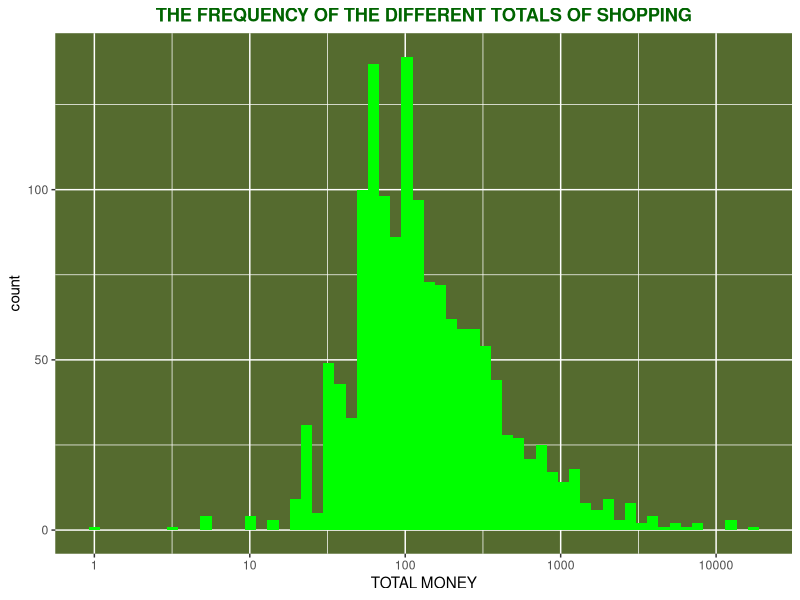
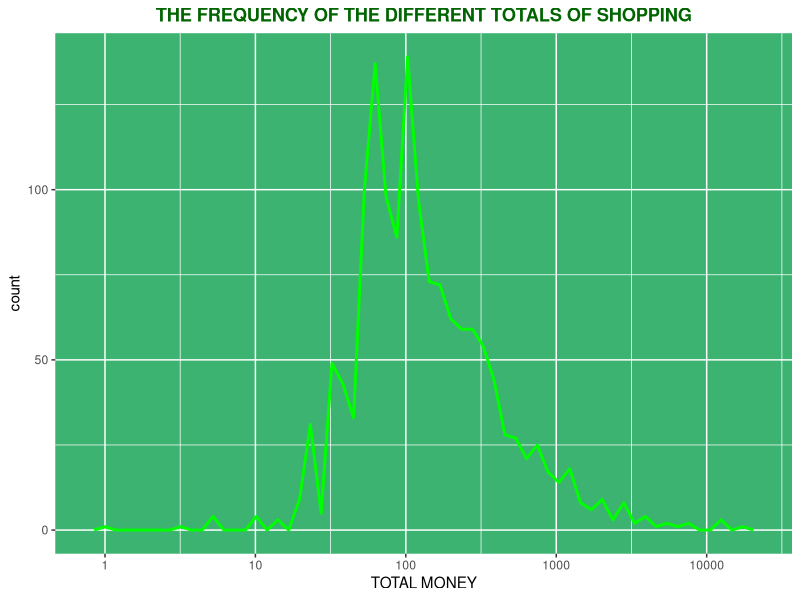
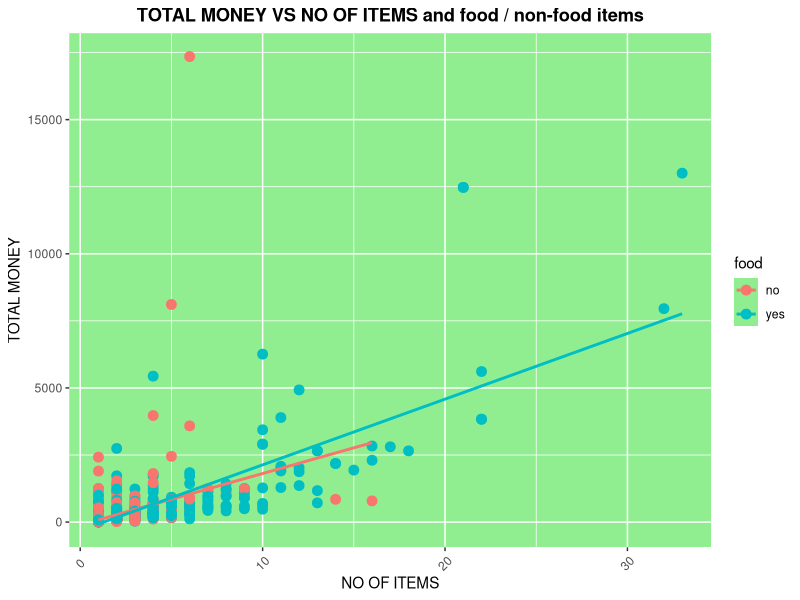
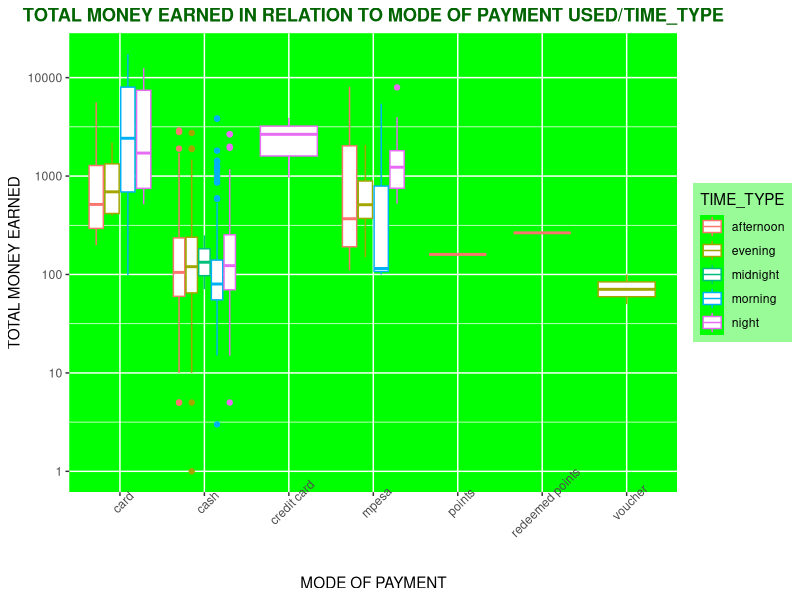
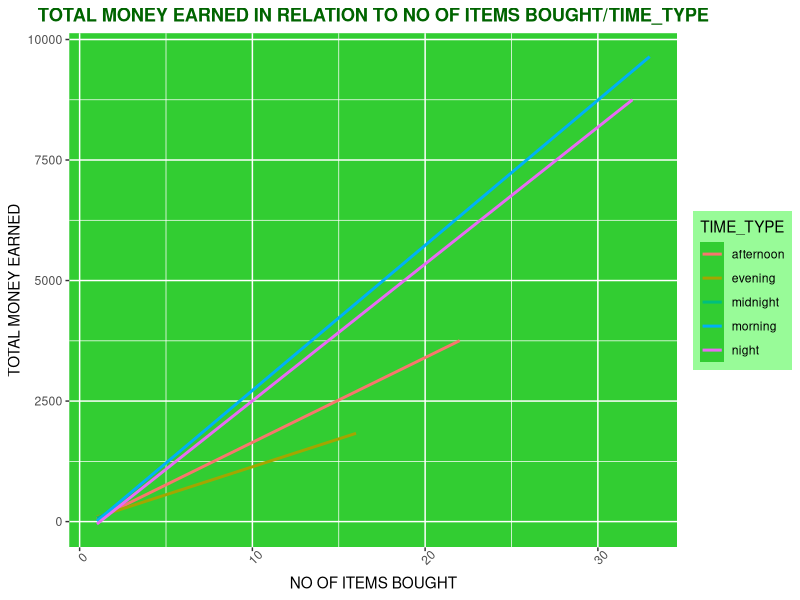
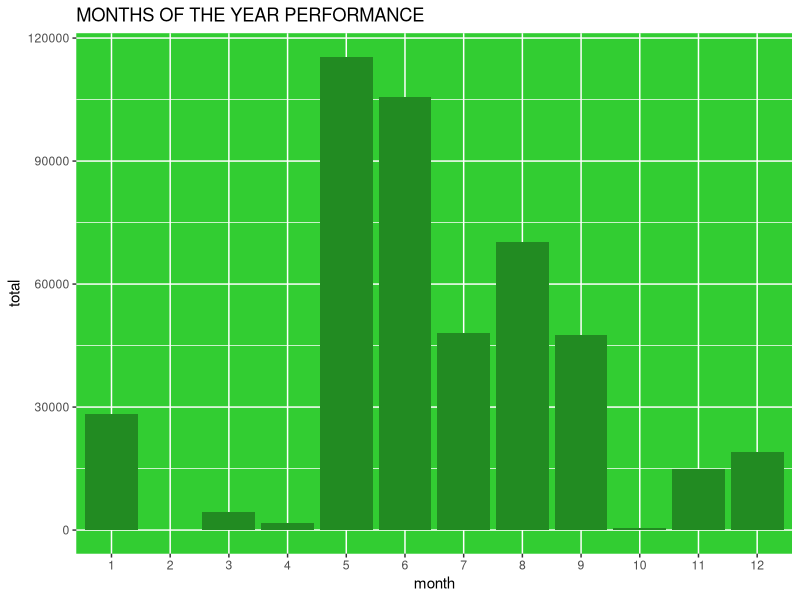
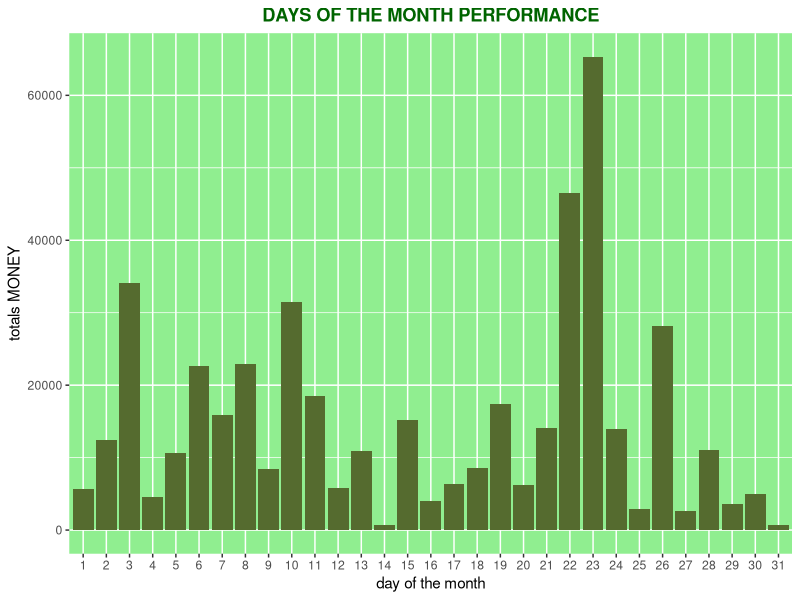
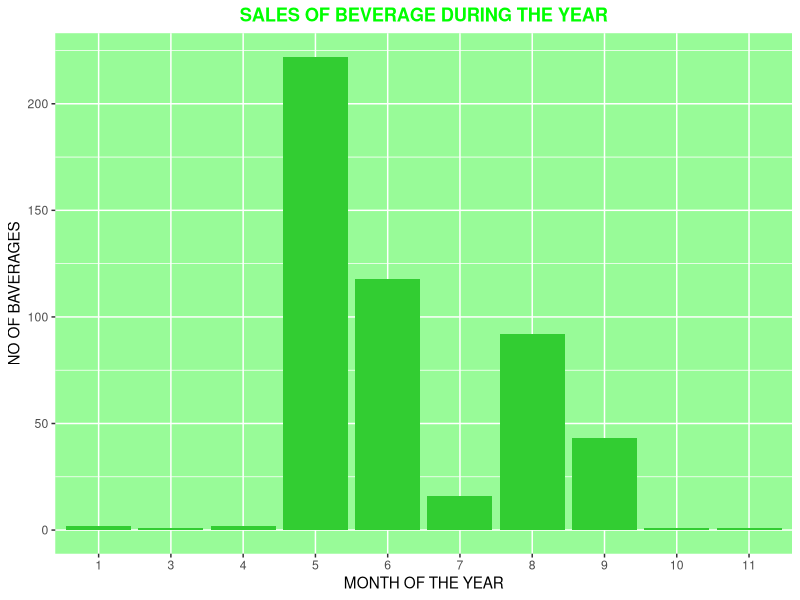

Source code (R) for these figures, in order:
## ---- chunk 1
knitr::opts_chunk$set(echo = TRUE)
## ---- chunk 2



library(tidyverse)
library(ggplot2)
library(gganimate)
## ---- chunk 3



SUPERMARKET <- read.csv("Supermarket Dataset.csv",stringsAsFactors = F)
## ---- chunk 4
SUPERMARKET[296,"date"] <- "27/06/17"
SUPERMARKET[297,"date"]
#-----------------------
index <- which(SUPERMARKET$date =="28-06-17")
SUPERMARKET[index,"date"] <- "28/06/17"
#-----------------------
which(SUPERMARKET$date == "17?06")
table(SUPERMARKET$date)

#separating columns date   and time
SUPERMARKET <- SUPERMARKET%>% separate(col=date ,into = c("day","month","year"),sep = "/")
SUPERMARKET <- SUPERMARKET%>% separate(col=time ,into = c("hour","minute"),sep = ":")
## ---- chunk 5
table(SUPERMARKET$day)

index <- which(SUPERMARKET$day =="17?06" |SUPERMARKET$day =="2305")
SUPERMARKET <- SUPERMARKET[-c(768),]
  
## ---- chunk 6



supermarket_performance <- SUPERMARKET%>%
  select(total,supermarket)%>%
  group_by(supermarket)%>%
  summarise(total = sum(total)) %>% 
  arrange(desc(total))
#It has been noted above that NAKUMATT SUPERMARKETS ARE THE BEST IN FINANCIAL PERFOMANCE.
#However kassmart supermarkets and foodplus lugs behind in the performance list.
## ---- chunk 7



LOCATION_PERFORMANCE<- SUPERMARKET%>%
  select(total,location,supermarket)%>%
  group_by(location)%>%
  summarise(total = sum(total))%>%
  arrange(desc(total))
#Location performance analysis proofs that
#supermarket business in the cbd is the best.
#However karasha  location and kericho town  location  have the worst business performance.
## ---- chunk 8


mode_of_PAYMENT_PERFORMANCE <- SUPERMARKET%>%
  select(total,type,supermarket)%>%
  group_by(type)%>%
  summarise(total = sum(total)) %>%
  arrange(desc(total))
#From the above mode of payment analysis its crear that most customers still
#prefer cash payments.Payments using the voucher is
#the most unpopular mode of payment.
## ---- chunk 9


 
DAYS_OF_THE_MONTH_PERFORMANCE <-SUPERMARKET%>%
  select(total,day,month, supermarket)%>%
  group_by(day)%>%
  summarise(total = sum(total)) %>% 
  ungroup() %>%
  mutate(day = as.integer(day))%>%
  group_by(day) %>%
  filter(!day == 	2305)%>%
  summarise(total = sum(total)) %>%
  arrange(desc(total))
  na.omit
   


#With the proof of the above analysis its noted that sales
#are optimum on the 23 rd day of the month and then decrease towards
#the mid-month of of the succeding month.
## ---- chunk 10



PERFORMANCE_PER_MONTHS_OF_THE_YEAR <- SUPERMARKET%>%
  select(total,month,supermarket)%>%
  mutate(month = as.integer(month))%>%
  group_by(month)%>%
  summarise(total = sum(total)) %>%
  filter(!month == 2017)%>%
arrange(desc(total))
  
#From the above months of the year  financial analysis it can be induced that  best performing
#month is month ,may with  a total value of sales being  of 114102.90 ,while month feb
#is the worst performing month with
#a total value of sales being 90.00 .

## ---- chunk 11



DAY_TYPE_performance <- SUPERMARKET%>%
  select(total,day_type)%>%
  group_by(day_type)%>%
  summarise(meantotal=  mean(total))%>%
arrange(desc(meantotal))
#On average weekends supermarkets seemed to be performing better than on weekdays.
#This suggests that many customers shop during weekends.
## ---- chunk 12



supermarkets_OPEN_24_HR_VS_NOT <- SUPERMARKET%>%
  select(total,open_24_hr,supermarket)%>%
  group_by(open_24_hr)%>%
  summarise(count= n())%>%
arrange(desc(count))
supermarket_OPEN_24_HR_performance <- SUPERMARKET%>%
  select(total,open_24_hr)%>%
  filter(open_24_hr=="yes")%>%
  group_by(open_24_hr)%>%
  summarise(mean=mean(total))%>%
arrange(desc(mean))
supermarket_not_OPEN_24_HR_performance <- SUPERMARKET%>%
    select(total,open_24_hr)%>%
    filter(open_24_hr=="no")%>%
    group_by(open_24_hr)%>%
    summarise(mean=mean(total))%>%
arrange(desc(mean))
#In the above analysis it is proved that the number non-24-hr supermarkets is greater than the 
#number of 24-hr-supermarkets.
#Moreover the average performance of non-24-hr supermarkets is better than the one
#for 24-hr-based supermarkets.
## ---- chunk 13



BOUGHT_FOOD <- SUPERMARKET%>%
  select(total,food,location,supermarket)%>%
  filter(food=="yes")%>%
  group_by(location)%>%
  summarise(count= n())%>%
arrange(desc(count))
#It was noted that food sales were highest in the cbd location with a total sales
#transactions being 349.
## ---- chunk 14



BOUGHT_FOOD_AND_SNACK <- SUPERMARKET%>%
  select(total,food,snack,location,supermarket)%>%
  filter(food=="yes",snack=="yes")%>%
  group_by(location)%>%
  summarise(count= n())%>%
  arrange(desc(count))
#It was noted,from the above analysis that food and snacks combination sales were best in the 
#cbd location with a total number of  the transactions being 82.
## ---- chunk 15



BOUGHT_FOOD_AND_SNACK_AND_BEVERAGE <- SUPERMARKET%>%
  select(total,food,snack,beverage,location,supermarket)%>%
  filter(food=="yes",snack=="yes",beverage=="yes")%>%
  group_by(location)%>%
  summarise(count= n())%>%
  arrange(desc(count))
#From the above analysis it was clear that the food and snack and beverage (together) transactions
#were most in the cbd location with a total number of transactions being 31.
## ---- chunk 16



BOUGHT_BEVERAGE_and_snacks <- SUPERMARKET%>%
  select(total,food,beverage,snack,location,supermarket)%>%
  filter(beverage=="yes",snack=="yes")%>%
  group_by(location)%>%
  summarise(count= n())%>%
  arrange(desc(count))
#It was noted,from the above analysis that beverages and snacks combination (together) sales were best in the 
#cbd location with a total number of  the transactions being 81.

## ---- chunk 17



BOUGHT_SNACK <- SUPERMARKET%>%
  select(total,food,snack,location,supermarket)%>%
  filter(snack=="yes")%>%
  group_by(location)%>%
  summarise(count= n())%>%
  arrange(desc(count))
#It was noted,from the above analysis that  consumables sales were best in the 
#cbd location with a total number of  the transactions being 288.



## ---- chunk 18



BOUGHT_BEVERAGE <- SUPERMARKET%>%
  select(total,month,beverage,location)%>%
  filter(beverage=="yes")%>%
  mutate(month=as.integer(month))%>%
  group_by(location,month)%>%
  summarise(count= n())%>%
  arrange(desc(count))
#THE above beverage sales analysis proved that beverage business was best in the cbd location
#with beverage total transactions being 289.
## ---- chunk 19


BOUGHT_consumables <- SUPERMARKET%>%
  select(total,food,consumables,location,supermarket)%>%
  filter(consumables  =="yes")%>%
  group_by(location)%>%
  summarise(count= n())%>%
  arrange(desc(count))
#It was noted,from the above analysis that  snacks sales were best in the 
#cbd location with  a total number of  179 consumables transactions 
#followed by ongata rongai location then third donholm 
#location .
## ---- chunk 20



MALLS_VS_NONMALLS_PERFORMANCE <- SUPERMARKET%>%
  select(total,mall,supermarket)%>%
  group_by(mall)%>%
  summarise(mean=mean(total))%>%
  arrange(desc(mean))
#From the above analysis it has been noted that supermarket
#in malls perform better than those in the open market.
## ---- chunk 21



NO_OF_MALLS_IN_A_LOCATION<- SUPERMARKET%>%
  select(mall,total,location)%>%
  filter(mall=="yes")%>%
  group_by(location)%>%
  summarise (count= n())%>%
  arrange(desc(count))

## ---- chunk 22



YEAR<- SUPERMARKET%>%
select(year,month,total)%>%
  mutate(month = as.integer(month))%>%
group_by(year,month)%>%
summarise (total = sum(total))%>%
arrange(desc(total))%>% na.omit()
YEAR
str(YEAR$year)

index <- which(YEAR$year == "201"|YEAR$year == "2013"|YEAR$year == "2015"|
        YEAR$year == "2016")
index <- as.vector(index)

YEAR[index,1] <-  "2017"
YEAR[c(12,19,24,25,26,27,28,29,30,32,33),1] <-  "2018"


YEAR <- YEAR %>% group_by(year, month) %>% summarise(total = sum(total))
## ---- chunk 23
ggplot(SUPERMARKET,aes(x=total ))+
   geom_histogram(position="identity",bins=60,fill = "green")+
   scale_x_log10()+
   labs(title = "THE FREQUENCY OF THE DIFFERENT TOTALS OF SHOPPING",x="TOTAL MONEY",y="count")+
   theme(panel.background =element_rect(fill="darkolivegreen"))+
   theme(plot.title  = element_text(colour ="darkgreen",face = "bold",hjust = 0.5))
  
# scale_fill_manual(values = c("green","light green"))
 
## ---- chunk 24


ggplot(SUPERMARKET,aes(x=total ))+
   geom_freqpoly(size=1,position="identity",bins=60,col="green")+
   scale_x_log10()+
   labs(title = "THE FREQUENCY OF THE DIFFERENT TOTALS OF SHOPPING",x="TOTAL MONEY",y="count")+
   theme(panel.background =element_rect(fill="mediumseagreen"))+
   theme(plot.title  = element_text(colour ="darkgreen",face = "bold",hjust = 0.5))
 
   #It can be noted that most of the prices of the goods bought are in the range of 50 to 1000
 #shilings.
 
## ---- chunk 25

  ggplot(SUPERMARKET, aes(y=total,x=no_of_items,col=food))+
   geom_point(size = 3 )+geom_smooth(method="lm",se=F)+
   labs(title = "TOTAL MONEY VS NO OF ITEMS and food / non-food items",y="TOTAL MONEY",x="NO OF ITEMS")+
   theme(axis.text.x = element_text(angle = 45 ,vjust = 0.5))+
  theme(plot.title = element_text(hjust = 0.5 ,face = "bold"))+
   theme(panel.background  = element_rect(fill = "lightgreen"))

  # It can be induced that  food items are more relatively expensive than  non-food items
 #CORRELATION
## ---- chunk 26


  
  ggplot(SUPERMARKET,aes(x=(type),y=total,col=as.factor(time_type)))+
    geom_boxplot()+
    scale_y_log10()+
  labs(title = "TOTAL MONEY EARNED IN RELATION TO MODE OF PAYMENT USED/TIME_TYPE",x="MODE OF PAYMENT",y="TOTAL MONEY EARNED")+
   labs(col="TIME_TYPE") +
 theme(plot.title = element_text(hjust=0.5,colour = "darkgreen",face="bold"))+ 
  theme(panel.background = element_rect(fill="green"))+
  theme(legend.background = element_rect(fill="palegreen"))+
  theme(axis.text.x=element_text(angle = 45))
  
  #From the above its clear that the credit card is highly used during the night  . 
  #voucher is the least  performing mode of payment and its used during the evening.
  
## ---- chunk 27


  
  
  ggplot(SUPERMARKET,aes(x=(no_of_items),y=total,col=as.factor(time_type)))+
    geom_smooth(method="lm",se=F)+
    #scale_y_log10()+
    labs(title = "TOTAL MONEY EARNED IN RELATION TO NO OF ITEMS BOUGHT/TIME_TYPE",x="NO OF ITEMS BOUGHT",y="TOTAL MONEY EARNED")+
    labs(col="TIME_TYPE") +
    theme(plot.title = element_text(hjust=0.5,colour = "darkgreen",face="bold"))+ 
    theme(panel.background = element_rect(fill="limegreen"))+
    theme(legend.background = element_rect(fill="palegreen"))+
    theme(axis.text.x=element_text(angle = 45))
  
  #The above shows that more expensive items are bought during the morning bussiness hours and the 
  #overal business financial performance is highest in the morning transactions.
## ---- chunk 28


 
ggplot(YEAR,aes(y=total,x=factor(month)))+
  geom_bar(stat="identity",fill="forestgreen")+
 labs(x="month",y="total",title = "MONTHS OF THE YEAR PERFORMANCE")+
  theme(panel.background = element_rect(fill = "limegreen"))
#It was noted that the most productive MONTHS of the year are the 5th and  6th  month.




## ---- chunk 29


 
ggplot(DAYS_OF_THE_MONTH_PERFORMANCE,aes(x=factor(day),y=total))+
  geom_bar(stat="identity",fill="darkolivegreen")+
  labs(title = "DAYS OF THE MONTH PERFORMANCE",x="day of the month",y="totals MONEY")+
theme(plot.title = element_text(hjust = 0.5,face = "bold",colour = "darkgreen"))+
  theme(panel.background = element_rect(fill="lightgreen"))
#It was noted that the most productive days of the month are the 22nd and  23 rd day.

## ---- chunk 30



ggplot(BOUGHT_BEVERAGE,aes(x=factor(month),y=count))+
  geom_bar(stat = "identity",fill="limegreen")+
labs(title = "SALES OF BEVERAGE DURING THE YEAR",x="MONTH OF THE YEAR",y="NO OF BAVERAGES")+
  theme(plot.title = element_text(hjust = 0.5,colour ="green",face = "bold"))+
  theme(panel.background = element_rect(fill="palegreen"))

 #it can be noticed that the highest no of beverages are bought during the 5th month.

## ---- chunk 31
 ggplot(NO_OF_MALLS_IN_A_LOCATION, aes(reorder(x=as.factor(location),count), y = (count)))+
  geom_bar(stat = "identity", position = "dodge",fill="lawngreen")+
  labs(title = "NO OF MALLS IN A LOCATION",x="LOCATION",y="COUNT OF MALLS")+
  theme(axis.text.x = element_text(angle = 5,colour = "limegreen" ,vjust = 0.5))+
theme(plot.title = element_text(hjust = 0.5 ,colour="green",face = "bold"))+
theme(panel.background = element_rect(fill = "forestgreen"))

## ---- chunk 32



ggplot(NO_OF_MALLS_IN_A_LOCATION,aes(x=location,y=count))+
  geom_point(size=5,colour="blue")+
  
  labs(title = "NO OF MALLS IN A LoCATION ",x="LOCATION",Y="NO OF MALLS")+
theme(plot.title = element_text(hjust = 0.5,colour = "cyan",face = "bold"))+
  theme(panel.background = element_rect(fill = "green"))+
  theme(axis.text.x = element_text(angle = 45,colour = "purple"))+
theme(plot.background = element_rect(fill="palegreen"))
#IT has been noted the junction location has the largest no of malls whereas likoni 
#location has the least no of malls.
